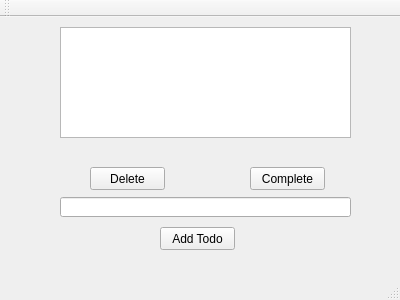
<?xml version="1.0" encoding="UTF-8"?>
<ui version="4.0">
 <class>MainWindow</class>
 <widget class="QMainWindow" name="MainWindow">
  <property name="geometry">
   <rect>
    <x>0</x>
    <y>0</y>
    <width>400</width>
    <height>300</height>
   </rect>
  </property>
  <property name="windowTitle">
   <string>MainWindow</string>
  </property>
  <widget class="QWidget" name="centralWidget">
   <widget class="QPushButton" name="completeButton">
    <property name="geometry">
     <rect>
      <x>250</x>
      <y>150</y>
      <width>75</width>
      <height>23</height>
     </rect>
    </property>
    <property name="text">
     <string>Complete</string>
    </property>
   </widget>
   <widget class="QPushButton" name="deleteButton">
    <property name="geometry">
     <rect>
      <x>90</x>
      <y>150</y>
      <width>75</width>
      <height>23</height>
     </rect>
    </property>
    <property name="text">
     <string>Delete</string>
    </property>
   </widget>
   <widget class="QPushButton" name="addButton">
    <property name="geometry">
     <rect>
      <x>160</x>
      <y>210</y>
      <width>75</width>
      <height>23</height>
     </rect>
    </property>
    <property name="text">
     <string>Add Todo</string>
    </property>
   </widget>
   <widget class="QLineEdit" name="todoEdit">
    <property name="geometry">
     <rect>
      <x>60</x>
      <y>180</y>
      <width>291</width>
      <height>20</height>
     </rect>
    </property>
   </widget>
   <widget class="QListView" name="todoView">
    <property name="geometry">
     <rect>
      <x>60</x>
      <y>10</y>
      <width>291</width>
      <height>111</height>
     </rect>
    </property>
   </widget>
  </widget>
  <widget class="QMenuBar" name="menuBar">
   <property name="geometry">
    <rect>
     <x>0</x>
     <y>0</y>
     <width>400</width>
     <height>21</height>
    </rect>
   </property>
  </widget>
  <widget class="QToolBar" name="mainToolBar">
   <attribute name="toolBarArea">
    <enum>TopToolBarArea</enum>
   </attribute>
   <attribute name="toolBarBreak">
    <bool>false</bool>
   </attribute>
  </widget>
  <widget class="QStatusBar" name="statusBar"/>
 </widget>
 <layoutdefault spacing="6" margin="11"/>
 <resources/>
 <connections/>
</ui>
